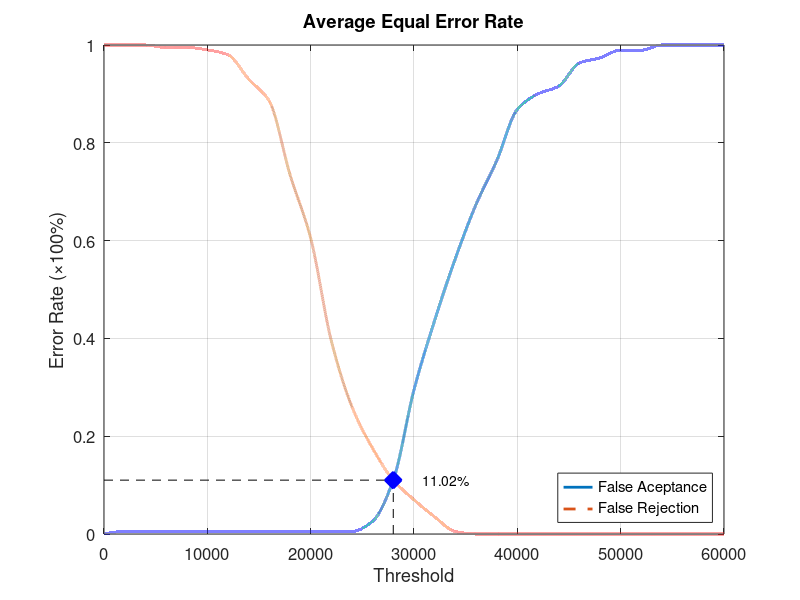
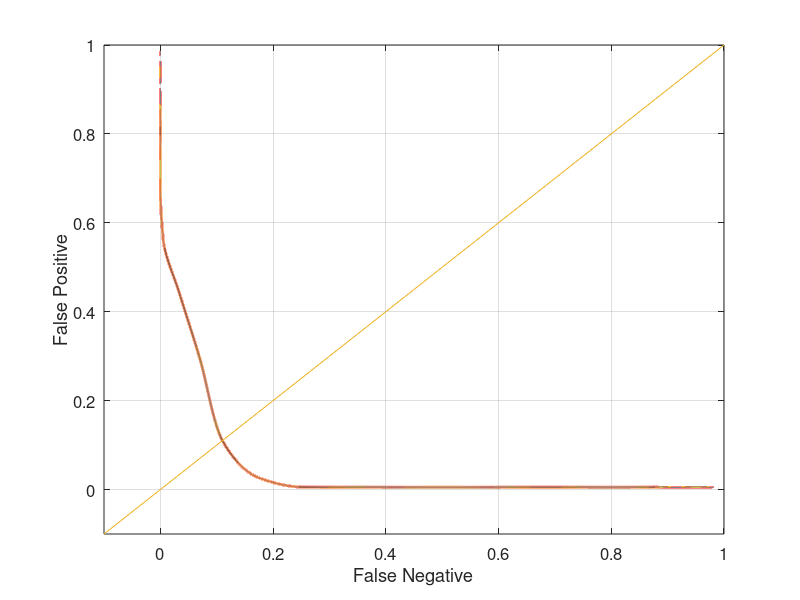

Reproduce these figures in MATLAB, in order.
function yEER = Database4_3
close all;
clear;
clc;
x = 0:2000:60000;
xq = 0:0.5:60000;

y0 = [0 0.00526316 0.00526316 0.00526316 0.00526316 0.00526316 0.00526316 0.00526316 0.00526316 0.00526316 0.00526316 0.00526316 0.00526316 0.0263158 0.110526 0.294737 0.436842 0.563158 0.673684 0.763158 0.868421 0.9 0.915789 0.963158 0.973684 0.989474 0.989474 1 1 1 1];
yy0 = interp1(x, y0, xq, 'pchip');
y1 = [1 1 1 0.995 0.995 0.99 0.98 0.93 0.885 0.735 0.605 0.395 0.26 0.175 0.11 0.07 0.035 0.005 0 0 0 0 0 0 0 0 0 0 0 0 0];
yy1 = interp1(x, y1, xq, 'pchip');

% Calculating EER: 
y2 = abs(y0 - y1);
find(y2 == min(y2))
yy2 = abs(yy0 - yy1);
xEER = find(yy2 == min(yy2));
xEERIndex = xq(xEER) % X-axis EER
yEER = yy0(xEER) % Y-axis EER

main = figure
plot(xq, yy0,'-','LineWidth', 2);	hold on
plot(xq, yy1,'--','LineWidth', 2);	hold on
plot([xEERIndex xEERIndex], [0 yEER], 'k--');	hold on
plot([0 xEERIndex], [yEER yEER], 'k--');	hold on
plot(xEERIndex, yEER, 'bx', 'LineWidth', 10);	hold on
text(xEERIndex + 10 * xEERIndex / 100, yEER, [num2str(round((10000 * yEER)) / 100) '%'])
legend('False Aceptance', 'False Rejection', 'Location', 'SouthEast')
xlabel('Threshold')
ylabel('Error Rate (\times100%)')
title('Average Equal Error Rate')
set(gca, 'FontSize', 12)
axis([0 60000 0 1])
grid on

print(main, 'Database4_3Main', '-dpng');
FNRxFPR = figure('Color', [1 1 1]);
plot(yy1, yy0, '-', yy1, yy0, 'LineWidth', 2);
hold on
y = -0.1:0.1:1
plot(y, y); 
set(gca, 'FontSize', 12)
xlabel('False Negative')
ylabel('False Positive')
axis([-0.1 1 -0.1 1])
set(gca, 'FontSize', 12)
grid on

print(FNRxFPR, 'Database4_3FNRxFPR','-dpng');
end
